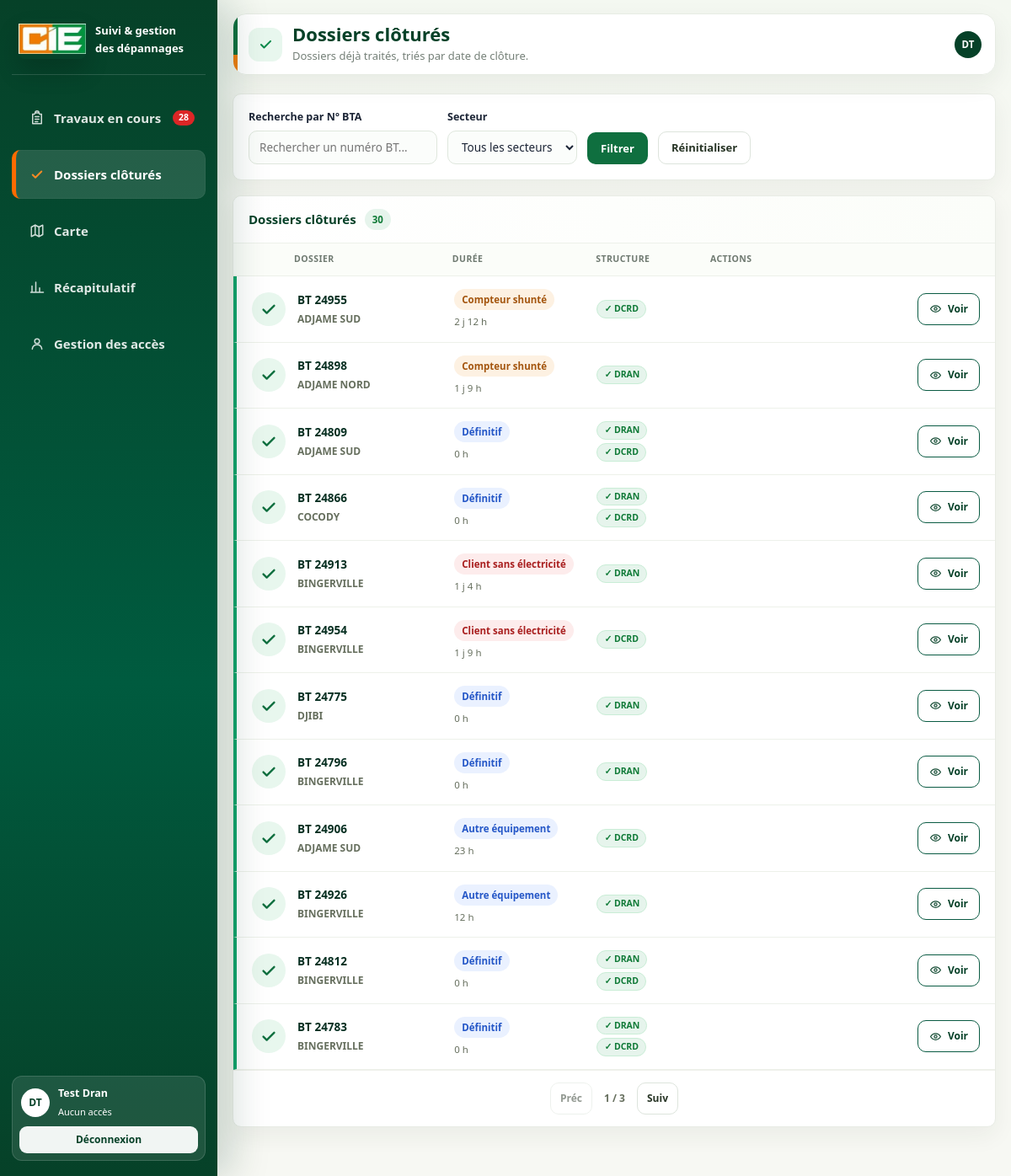
Page /dr_depannage/dossiers-clotures/ (signed in) on the committed database.
### core/models.py (models this page shows, shortened)
class Agent(AbstractBaseUser, PermissionsMixin):
    matricule = models.CharField(
        "matricule",
        max_length=30,
        unique=True,
        db_index=True,
        validators=[RegexValidator(r"^[A-Za-z0-9._-]{2,30}$", "Matricule invalide.")],
    )
    nom = models.CharField(max_length=80)
    prenoms = models.CharField(max_length=160)
    fonction = models.CharField(max_length=120, blank=True, default="")
    site = models.CharField(max_length=120, blank=True, default="")
    email = models.EmailField(max_length=255, blank=True, null=True, unique=True)
    direction = models.ForeignKey(
        DirectionRegionale,
        on_delete=models.PROTECT,
        related_name="agents",
        null=True,
        blank=True,
        verbose_name="direction régionale",
        help_text="Laisser vide pour un compte technique national (superutilisateur).",
    )
    must_change_password = models.BooleanField("doit changer son mot de passe", default=True)
    is_active = models.BooleanField("actif", default=True)
    is_staff = models.BooleanField("accès à l'administration", default=False)
    date_joined = models.DateTimeField(default=timezone.now)
    objects = AgentManager()
    USERNAME_FIELD = "matricule"
    REQUIRED_FIELDS = ["nom", "prenoms"]
    class Meta:
        verbose_name = "agent"
        verbose_name_plural = "agents"
        ordering = ["nom", "prenoms"]
    @property
    def premier_prenom(self) -> str:
        prenoms = (self.prenoms or "").strip()
        return prenoms.split()[0] if prenoms else ""
    def display_name(self) -> str:
        return f"{(self.nom or '').strip()} {self.premier_prenom}".strip()
    @property
    def profils(self) -> list[str]:
        return list(self.groups.values_list("name", flat=True))
    @property
    def profil(self) -> str:
        return next(iter(self.profils), "")

### depannages/models.py (models this page shows, shortened)
class Depannage(models.Model):
    numero_bt = models.CharField("N BT / BTA", max_length=40, db_index=True)
    secteur = models.ForeignKey(
        Secteur,
        on_delete=models.PROTECT,
        related_name="depannages",
        verbose_name="secteur",
        null=True,
        blank=True,
    )
    structure = models.ForeignKey(
        Structure, on_delete=models.PROTECT, related_name="depannages", verbose_name="structure"
    )
    type_intervention = models.CharField(
        "type d'intervention", max_length=12, choices=TypeIntervention.choices
    )
    categorie_provisoire = models.CharField(
        "catégorie du provisoire",
        max_length=20,
        choices=CategorieProvisoire.choices,
        blank=True,
    )
    equipements = models.ManyToManyField(
        Equipement, related_name="depannages", verbose_name="équipements concernés"
    )
    latitude = models.FloatField("latitude", null=True, blank=True)
    longitude = models.FloatField("longitude", null=True, blank=True)
    precision_m = models.FloatField("précision GPS (m)", null=True, blank=True)
    adresse_saisie = models.CharField("repérage / adresse", max_length=255, blank=True)
    sous_quartier = models.ForeignKey(
        Quartier,
        on_delete=models.SET_NULL,
        null=True,
        blank=True,
        related_name="depannages_sous_quartier",
        verbose_name="sous-quartier",
    )
    quartier = models.ForeignKey(
        Quartier,
        on_delete=models.SET_NULL,
        null=True,
        blank=True,
        related_name="depannages",
        verbose_name="quartier",
    )
    commune = models.ForeignKey(
        Quartier,
        on_delete=models.SET_NULL,
        null=True,
        blank=True,
        related_name="depannages_commune",
        verbose_name="commune",
    )
    commentaire = models.TextField("commentaire", blank=True)
    statut = models.CharField(
        "statut", max_length=12, choices=Statut.choices, default=Statut.SAISI, db_index=True
    )
    delai_applique_heures = models.PositiveIntegerField(
        "délai appliqué (heures)", null=True, blank=True
    )
    date_saisie = models.DateTimeField("date de saisie", default=timezone.now, db_index=True)
    date_regularisation = models.DateTimeField(
        "date de clôture définitive", null=True, blank=True
    )
    cree_par = models.ForeignKey(
        settings.AUTH_USER_MODEL,
        on_delete=models.PROTECT,
        related_name="depannages_crees",
        verbose_name="responsable d'ouverture",
    )
    synchronise = models.BooleanField("synchronisé", default=True)
    cree_le = models.DateTimeField(auto_now_add=True)
    modifie_le = models.DateTimeField(auto_now=True)
    objects = DepannageQuerySet.as_manager()
    class Meta:
        verbose_name = "dépannage"
        verbose_name_plural = "dépannages"
        ordering = ["-date_saisie"]
        indexes = [
            models.Index(fields=["type_intervention", "statut"]),
            models.Index(fields=["categorie_provisoire"]),
        ]
    def get_absolute_url(self):
        return reverse("depannages:detail", args=[self.pk])
    @property
    def est_provisoire(self):
        return self.type_intervention == TypeIntervention.PROVISOIRE
    @property
    def est_ouvert(self):
        return self.est_provisoire and self.statut in {Statut.SAISI, Statut.EN_COURS}
    @property
    def est_shunte(self):
        return self.categorie_provisoire == CategorieProvisoire.COMPTEUR_SHUNTE
    @property
    def heures_ecoulees(self):
        fin = self.date_regularisation or timezone.now()
        return (fin - self.date_saisie).total_seconds() / 3600
    @property
    def etat_delai(self):
        if not self.est_ouvert or not self.delai_applique_heures:
            return EtatDelai.SANS_OBJET
        consomme = (self.heures_ecoulees / self.delai_applique_heures) * 100
        if consomme >= 100:
            return EtatDelai.DEPASSE
        if consomme >= ParametreDelai.actuel().seuil_alerte_pct:
            return EtatDelai.BIENTOT
        return EtatDelai.OK
    @property
    def structures_concernees(self):
        vues, resultat = set(), []
        for equipement in self.equipements.all():
            if equipement.structure_id not in vues:
                vues.add(equipement.structure_id)
                resultat.append(equipement.structure)
        return sorted(
            resultat, key=lambda s: (s.type_structure != TypeStructure.DR, s.code)
        )

### referentiel/models.py (models this page shows, shortened)
class Secteur(models.Model):
    code = models.CharField("code", max_length=30, unique=True)
    libelle = models.CharField("libellé", max_length=150)
    structure = models.ForeignKey(
        Structure, on_delete=models.PROTECT, related_name="secteurs", verbose_name="structure"
    )
    latitude = models.FloatField("latitude", null=True, blank=True)
    longitude = models.FloatField("longitude", null=True, blank=True)
    actif = models.BooleanField("actif", default=True)
    class Meta:
        verbose_name = "secteur"
        verbose_name_plural = "secteurs"
        ordering = ["libelle"]

class Structure(models.Model):
    code = models.CharField("code", max_length=20, unique=True)
    libelle = models.CharField("libellé", max_length=150)
    type_structure = models.CharField(
        "type", max_length=2, choices=TypeStructure.choices, default=TypeStructure.DR
    )
    actif = models.BooleanField("actif", default=True)
    cree_le = models.DateTimeField(auto_now_add=True)
    code_direction_dran = models.CharField(
        "code direction régionale (socle DRAN)",
        max_length=20,
        blank=True,
        help_text="Code de la DirectionRegionale correspondante côté django_dran, si applicable.",
    )
    class Meta:
        verbose_name = "structure"
        verbose_name_plural = "structures"
        ordering = ["-type_structure", "code"]

### depannages/views.py (the view)
# urls.py: path("dossiers-clotures/", views.dossiers_clotures, name="dossiers_clotures"),
@login_required
def dossiers_clotures(request):
    form = RechercheTravauxForm(request.GET or None, utilisateur=request.user)
    depannages = (
        Depannage.objects.pour_utilisateur(request.user)
        .filter(statut__in=[Statut.REGULARISE, Statut.CLOTURE])
        .select_related("secteur", "structure", "cree_par")
        .prefetch_related("equipements__structure", "clotures__structure", "clotures__cloture_par")
        .order_by("-date_regularisation")
    )
    if form.is_valid():
        if form.cleaned_data.get("q"):
            depannages = depannages.filter(numero_bt__icontains=form.cleaned_data["q"].strip())
        if form.cleaned_data.get("secteur"):
            depannages = depannages.filter(secteur_id=form.cleaned_data["secteur"])
    paginator = Paginator(depannages, 12)
    page_obj = paginator.get_page(request.GET.get("page"))
    params = request.GET.copy()
    params.pop("page", None)
    return render(
        request,
        "depannages/dossiers_clotures.html",
        {
            "rubrique": "clotures",
            "form": form,
            "depannages": page_obj.object_list,
            "page_obj": page_obj,
            "querystring": params.urlencode(),
            "total": paginator.count,
        },
    )

### templates/depannages/dossiers_clotures.html (shortened to what this page needs)
{% extends "base.html" %}
{% load static depannage_extras %}
{% block body_class %}page-travaux{% endblock %}
{% block titre_page %}Dossiers clôturés{% endblock %}
{% block titre_icone %}
  <span class="entete-icone entete-icone-desktop"><span class="ico i-check" aria-hidden="true"></span></span>
{% endblock %}
{% block sous_titre %}<p class="entete-sous-titre">Dossiers déjà traités, triés par date de clôture.</p>{% endblock %}
{% block contenu %}
<div class="carte filtres-travaux" style="margin-bottom:18px">
  <div class="corps">
    <form method="get" class="filtres">
      <div class="champ">
        <label for="{{ form.q.id_for_label }}">Recherche par  Nº BTA</label>
        {{ form.q }}
      </div>
      <div class="champ">
        <label for="{{ form.secteur.id_for_label }}">Secteur</label>
        {{ form.secteur }}
      </div>
      <button type="submit" class="btn">Filtrer</button>
      <a href="{% url 'depannages:dossiers_clotures' %}" class="btn secondaire">Réinitialiser</a>
    </form>
  </div>
</div>
<div class="carte travaux-unifies">
  <div class="titre">
    <h2>Dossiers clôturés</h2>
    <span class="badge vert">{{ total }}</span>
  </div>
  <div class="corps" style="padding:0">
    <div class="entete-liste-travaux" aria-hidden="true">
      <span>Dossier</span>
      <span>Durée</span>
      <span>Structure</span>
      <span>Actions</span>
    </div>
    {% for depannage in depannages %}
      <div class="ligne-travail">
        <div class="ligne-icone-travail">
          <span class="ico i-check" aria-hidden="true"></span>
        </div>
        <div class="travail-identite">
          <div class="bt">BT {{ depannage.numero_bt }}</div>
          <div class="travail-alerte" style="color:var(--texte-doux)">
            {{ depannage.secteur.libelle|default:"Réseau" }}
          </div>
        </div>
        <div class="travail-type">
          <span class="badge {% if depannage.est_shunte %}orange{% elif depannage.categorie_provisoire == 'SANS_ELECTRICITE' %}rouge{% else %}bleu{% endif %}">
            {{ depannage.get_categorie_provisoire_display|default:"Définitif" }}
          </span>
          <span class="heures-ecoulees">{{ depannage.heures_ecoulees|jours_heures }}</span>
        </div>
        <div class="parts-structure">
          {% for structure in depannage.structures_concernees %}
            <span class="part faite">&#10003; {{ structure.code }}</span>
          {% endfor %}
        </div>
        <div class="actions">
          <a href="{{ depannage.get_absolute_url }}" class="btn secondaire petit">
            <span class="btn-symbol i-eye" aria-hidden="true"></span> Voir
          </a>
        </div>
      </div>
    {% empty %}
      <div class="vide">
        <span class="ico">&#10003;</span>
        Aucun dossier clôturé pour ce filtre.
      </div>
    {% endfor %}
    {% if page_obj.has_other_pages %}
      <div class="pagination-simple">
        {% if page_obj.has_previous %}
          <a class="btn secondaire petit"
             href="?{% if querystring %}{{ querystring }}&amp;{% endif %}page={{ page_obj.previous_page_number }}">
            Préc
          </a>
        {% else %}
          <span class="btn secondaire petit desactive">Préc</span>
        {% endif %}
        <span class="pagination-compteur">
          {{ page_obj.number }} / {{ page_obj.paginator.num_pages }}
        </span>
        {% if page_obj.has_next %}
          <a class="btn secondaire petit"
             href="?{% if querystring %}{{ querystring }}&amp;{% endif %}page={{ page_obj.next_page_number }}">
            Suiv
          </a>
        {% else %}
          <span class="btn secondaire petit desactive">Suiv</span>
        {% endif %}
      </div>
    {% endif %}
  </div>
</div>
{% endblock %}

### templates/base.html (shortened to what this page needs)
{% load static depannage_extras %}<!doctype html>
<html lang="fr">
<head>
  <link rel="stylesheet" href="{% static 'css/app.css' %}">
</head>
<body class="{% block body_class %}{% endblock %}">
<div class="app">
  <aside class="sidebar" id="sidebar">
    <div class="marque">
      <div class="logo cie"><img src="{% static 'img/Logo_CIE.jpg' %}" alt="CIE"></div>
      <div>
        <strong>Suivi &amp; gestion<br>des dépannages</strong>
      </div>
    </div>
    <nav>
      <a href="{% url 'depannages:travaux_en_cours' %}" class="{% if rubrique == 'travaux' %}actif{% endif %}">
        <span class="ico i-clipboard" aria-hidden="true"></span> Travaux en cours
        {% if nb_travaux_en_cours %}<span class="pastille">{{ nb_travaux_en_cours }}</span>{% endif %}
      </a>
      <a href="{% url 'depannages:dossiers_clotures' %}" class="{% if rubrique == 'clotures' %}actif{% endif %}">
        <span class="ico i-check" aria-hidden="true"></span> Dossiers clôturés
      </a>
      <a href="{% url 'depannages:carte' %}" class="{% if rubrique == 'carte' %}actif{% endif %}">
        <span class="ico i-map" aria-hidden="true"></span> Carte
      </a>
      <a href="{% url 'depannages:tableau_bord' %}" class="{% if rubrique == 'tableau_bord' %}actif{% endif %}">
        <span class="ico i-chart" aria-hidden="true"></span> Récapitulatif
      </a>
      {% if user.profil == 'Direction régionale' or user.profil == 'Responsable commercial' %}
        <a href="{% url 'comptes:gestion_acces' %}" class="{% if rubrique == 'acces' %}actif{% endif %}">
          <span class="ico i-user" aria-hidden="true"></span> Gestion des accès
        </a>
      {% endif %}
    </nav>
    <div class="pied">
      <a href="{% url 'comptes:profil' %}" class="profil-sidebar">
        <span class="avatar">{{ user|initiales_agent }}</span>
        <span>
          <strong>{{ user.display_name }}</strong>
          <small>{{ user|profil_depannage|default:"Aucun accès" }}</small>
        </span>
      </a>
      <a href="{% url 'comptes:deconnexion' %}" class="btn-deconnexion">Déconnexion</a>
    </div>
  </aside>
  <div class="principal">
    <header class="entete">
      <div class="entete-titre-bloc">
        {% block titre_icone %}{% endblock %}
        <div>
          <h1>{% block titre_page %}Tableau de bord{% endblock %}</h1>
          {% block sous_titre %}{% endblock %}
        </div>
      </div>
      <a href="{% url 'comptes:profil' %}" class="avatar-mobile-entete">{{ user|initiales_agent }}</a>
    </header>
    <main class="contenu">
      {% block contenu %}{% endblock %}
    </main>
  </div>
</div>
</body>
</html>

### rows in the picture
Agent: prenoms+nom "DT", display_name "Test Dran", id "Aucun accès"
Depannage: numero_bt "24955", secteur.libelle "ADJAME SUD", categorie_provisoire "Compteur shunté", heures_ecoulees|jours_heures "2 j 12 h"
Structure: code "DCRD"
Depannage: numero_bt "24898", secteur.libelle "ADJAME NORD", categorie_provisoire "Compteur shunté", heures_ecoulees|jours_heures "1 j 9 h"
Structure: code "DRAN"
Depannage: numero_bt "24809", secteur.libelle "ADJAME SUD", categorie_provisoire "Définitif", heures_ecoulees|jours_heures "0 h"
Depannage: numero_bt "24866", secteur.libelle "COCODY", categorie_provisoire "Définitif", heures_ecoulees|jours_heures "0 h"
Depannage: numero_bt "24913", secteur.libelle "BINGERVILLE", categorie_provisoire "Client sans électricité", heures_ecoulees|jours_heures "1 j 4 h"
Depannage: numero_bt "24954", secteur.libelle "BINGERVILLE", categorie_provisoire "Client sans électricité", heures_ecoulees|jours_heures "1 j 9 h"
Depannage: numero_bt "24775", secteur.libelle "DJIBI", categorie_provisoire "Définitif", heures_ecoulees|jours_heures "0 h"
Depannage: numero_bt "24796", secteur.libelle "BINGERVILLE", categorie_provisoire "Définitif", heures_ecoulees|jours_heures "0 h"
Depannage: numero_bt "24906", secteur.libelle "ADJAME SUD", categorie_provisoire "Autre équipement", heures_ecoulees|jours_heures "23 h"
Depannage: numero_bt "24926", secteur.libelle "BINGERVILLE", categorie_provisoire "Autre équipement", heures_ecoulees|jours_heures "12 h"
Depannage: numero_bt "24812", secteur.libelle "BINGERVILLE", categorie_provisoire "Définitif", heures_ecoulees|jours_heures "0 h"
Depannage: numero_bt "24783", secteur.libelle "BINGERVILLE", categorie_provisoire "Définitif", heures_ecoulees|jours_heures "0 h"

### other values in the picture
{{ nb_travaux_en_cours }} "28"
{{ total }} "30"
{{ page_obj.number }} "1"
{{ page_obj.paginator.num_pages }} "3"
